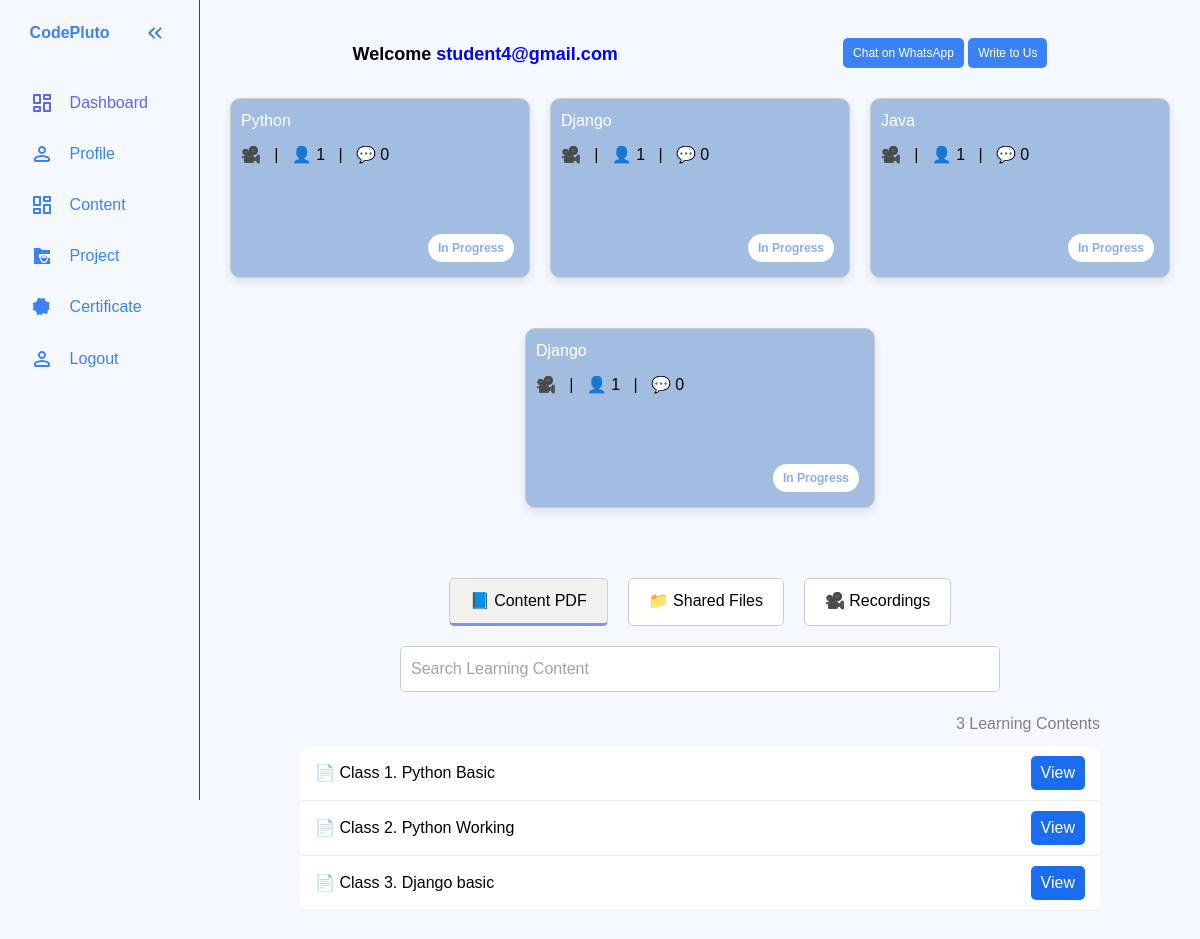
The app's page /student_content/ (signed in) with its own data.
### myapp/models.py (models this page shows, shortened)
class CustomUser(AbstractUser):
    email = models.EmailField(unique=True)
    user_type_choice = ((1,'Admin'),
                        (2,'Teacher'),
                        (3,'Student'))
    GENDER_CHOICES = [
        ('M', 'Male'),
        ('F', 'Female'),
        ('O', 'Other'),
    ]
    user_type = models.IntegerField(choices=user_type_choice, default=1)
    phone_number = models.CharField(max_length=15,null=True)
    gender = models.CharField(max_length=10, choices=GENDER_CHOICES, default='M')
    is_active = models.BooleanField(default=True)
    USERNAME_FIELD = 'email'
    REQUIRED_FIELDS = ['username']
    image = models.ImageField(upload_to='media/user/',null=True)

class Enrollment(models.Model):
    user = models.ForeignKey('Student', on_delete=models.CASCADE, null=True)
    course = models.ForeignKey('Courses', on_delete=models.CASCADE, null=True)
    teacher = models.ForeignKey('Teacher', on_delete=models.CASCADE, null=True)
    progress = models.IntegerField(null=True)
    title = models.CharField(max_length=255, null=True)
    description = models.TextField(blank=True)
    start_time = models.DateTimeField(null=True)
    end_time = models.DateTimeField(null=True)
    repeat_count = models.IntegerField(default=1)        # 🔹 New
    days_between = models.IntegerField(default=1)
    meet_link = models.URLField(blank=True, null=True)
    recording_link = models.URLField(blank=True, null=True)
    google_event_id = models.CharField(max_length=255, blank=True, null=True)

class Courses(models.Model):
    user = models.ForeignKey(CustomUser,on_delete=models.CASCADE,null=True)
    course_name = models.CharField(max_length=50,null=True)
    description = models.TextField(default='No description available')
    image = models.ImageField(upload_to='courseimage/')
    price = models.IntegerField(null=True)
    created_at = models.DateTimeField(auto_now_add=True,null=True)
    total_lectures = models.IntegerField(null=True)
    is_active = models.BooleanField(default=True,null=True)

class Resources(models.Model):
    course = models.ForeignKey(Courses,on_delete=models.CASCADE)
    title = models.CharField(max_length=50,null=True)
    pdf_file = models.FileField(upload_to='pdf_file/',null=True)
    video = models.FileField(upload_to='resources_video/',null=True)
    teacher = models.ForeignKey(Teacher,on_delete=models.CASCADE,null=True)

### myapp/views.py (the view)
# urls.py: path('student_content/',student_content,name='student_content'),
def student_content(request):
    student = Student.objects.get(user=request.user)
    enroll = Enrollment.objects.filter(user=student)
    enrolled_courses = Enrollment.objects.filter(user=student).values_list('course',flat=True)
    resources= Resources.objects.filter(course__in=enrolled_courses)
    resources_total = Resources.objects.filter(course__in=enrolled_courses).count()
    return render(request,'student_content.html',
                  {
                      'resources':resources,
                      'resource_total':resources_total,
                      'enroll':enroll,
                      })

### templates/student_content.html (shortened to what this page needs)
{% extends 'base.html' %}
{% load static%}
{% block 'content' %}
  <div class="course-row" style="display: flex; flex-wrap: wrap; gap: 20px;justify-content:center;">
  {% for enrolls in enroll  %}
    <div class="first-box" style="flex: 1 1 300px; border: 1px solid #ccc; padding: 10px; border-radius: 10px;">
      <h3>{{ enrolls.course.course_name }}</h3>
      <p>🎥 {{ enrolls.course.course_class }} &nbsp; | &nbsp; 👤 1 &nbsp; | &nbsp; 💬 0</p>
      <div class="status-btn">In Progress</div>
    </div>
  {% empty %}
      <div class="first-box" style="flex: 1 1 300px; border: 1px solid #ccc; padding: 10px; border-radius: 10px;">
      <h3>No course enrolled </h3>
    </div>
  {% endfor %}
  </div>
  <div class="container-1">
    <div class="tabs">
        <div class="tab active" onclick="showTab('learning')">📘 Content PDF </div>
        <div class="tab" onclick="showTab('shared')">📁 Shared Files</div>
        <div class="tab" onclick="showTab('recordings')">🎥 Recordings</div>
      </div>
      <div id="learning" class="tab-content active">
        <div class="search-bar">
          <input type="text" id="learningSearch" placeholder="Search Learning Content">
        </div>
        <div class="file-count">{{ resource_total }} Learning Contents</div>
        <div class="file-info" style="width: 100%; padding: 0; box-shadow: none;">
          <ul id="learningList" style="list-style: none; padding: 0;">
            {% for data in resources %}
            <li class="learning-item" style="display: flex; justify-content: space-between; align-items: center; padding: 10px 15px; border-bottom: 1px solid #eee;">
              <span>📄 Class {{ forloop.counter }}. {{ data.title }}</span>
              <a href="{{ data.pdf_file.url }}" class="view-button">View</a>
            </li>
            {% empty %}
             <li class="learning-item" style="display: flex; justify-content: space-between; align-items: center; padding: 10px 15px; border-bottom: 1px solid #eee;">
              <span>📄 No content available </span>
            </li>
            {% endfor %}
          </ul>
        </div>
      </div>
{% endblock %}

### templates/base.html (shortened to what this page needs)
<!DOCTYPE html>
<html lang="en">
  {% load static %}
<head>
  <script src="https://cdn.tailwindcss.com"></script>
</head>
<body>
  <nav id="sidebar">
    <ul>
      <li>
        <span class="logo">CodePluto</span>
        <button onclick=toggleSidebar() id="toggle-btn">
        </button>
      </li>
      <li class="active">
          <a href="{% url 'student_home' %}">
            <span>Dashboard</span>
          </a>
      </li>
      <li>
        <a href="{% url 'profile_page' %}">
          <span>Profile</span>
        </a>
      </li>
      <li>
        <a href="{% url 'student_content' %}">
          <span>Content</span>
        </a>
      </li>
      <li>
        <a href="{% url 'project_page' %}">
          <span>Project</span>
        </a>
      </li>
      <li>
        <a href="{% url 'certificate_page' %}">
          <span>Certificate</span>
        </a>
      </li>
      <li>
        <a href="{% url 'logout_access' %}">
          <span>Logout</span>
        </a>
      </li>
    </ul>
  </nav>
  <main>
  <div class="top-panel">
    <div class="text-lg font-bold"><span style="color:black;">Welcome </span> {{ request.user.username }}</div>
    <div>
      <a href="https://wa.me/yourwhatsapplink" target="_blank" class="cta-button">Chat on WhatsApp</a>
      <a href="mailto:your@email.com" class="cta-button">Write to Us</a>
    </div>
  </div>
  {% block 'content' %}
   {% endblock %}
  </main>
</body>
</html>

### templates/student_content.html (style rules this page uses)
body { font-family: Arial, sans-serif; margin: 0; padding: 0; }
.container-1 { display: flex; flex-direction: column; align-items: center; padding: 40px 20px; }
.first-box { background-color: rgb(163, 189, 225); color: white; padding: 20px; border-radius: 10px; width: 100%; max-width: 350px; height: 180px; text-align: left; box-shadow: 0 4px 10px rgba(0, 0, 0, 0.1); margin-bottom: 30px; position: relative; }
.first-box h3 { margin: 0 0 10px 0; }
.status-btn { background-color: white; color: rgb(140, 171, 243); padding: 5px 10px; border-radius: 15px; font-size: 12px; font-weight: bold; position: absolute; bottom: 15px; right: 15px; }
.tabs { display: flex; flex-wrap: wrap; gap: 20px; margin-bottom: 20px; justify-content: center; color: black; }
.tab { padding: 10px 20px; border-radius: 5px; border: 1px solid #ccc; background-color: white; cursor: pointer; }
.tab.active { background-color: rgb(243, 240, 240); border-bottom: 3px solid rgb(130, 144, 231); }
.search-bar { margin-bottom: 20px; width: 100%; display: flex; justify-content: center; }
.search-bar input { width: 100%; max-width: 600px; padding: 10px; border: 1px solid #ccc; border-radius: 5px; }
.file-count { text-align: right; margin-bottom: 10px; color: gray; width: 100%; max-width: 800px; }
.file-info { color: black; background: white; padding: 15px 20px; border-radius: 10px; box-shadow: 0 2px 5px rgba(0, 0, 0, 0.1); width: 100%; max-width: 800px; margin-bottom: 15px; }
.tab-content { display: none; width: 100%; max-width: 800px; }
.tab-content.active { display: block; }
.view-button { color: white; padding: 5px 10px; background-color: rgb(26, 109, 241); border-radius: 5px; text-decoration: none; }
ul#learningList { list-style: none; padding: 0; margin: 0; }
.learning-item { display: flex; justify-content: space-between; align-items: center; padding: 10px 15px; border-bottom: 1px solid #eee; flex-wrap: wrap; }
.learning-item span { flex: 1; min-width: 200px; }

### records on screen
CustomUser: user.username "student4@gmail.com"
Enrollment: course.course_name "Python"
Enrollment: course.course_name "Django"
Enrollment: course.course_name "Java"
Enrollment: course.course_name "Django"
Resources: title "Python Basic"
Resources: title "Python Working"
Resources: title "Django basic"

### other values on screen
{{ resource_total }} "3"
